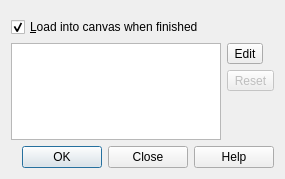
<?xml version="1.0" encoding="UTF-8"?>
<ui version="4.0">
 <class>GdalToolsDialog</class>
 <widget class="QDialog" name="GdalToolsDialog">
  <property name="geometry">
   <rect>
    <x>0</x>
    <y>0</y>
    <width>285</width>
    <height>179</height>
   </rect>
  </property>
  <property name="windowTitle">
   <string>Dialog</string>
  </property>
  <layout class="QVBoxLayout" name="verticalLayout_2">
   <item>
    <widget class="QWidget" name="controlsWidget" native="true">
     <layout class="QVBoxLayout" name="pluginLayout">
      <property name="margin">
       <number>0</number>
      </property>
     </layout>
    </widget>
   </item>
   <item>
    <widget class="QCheckBox" name="loadCheckBox">
     <property name="text">
      <string>&amp;Load into canvas when finished</string>
     </property>
     <property name="checked">
      <bool>true</bool>
     </property>
    </widget>
   </item>
   <item>
    <widget class="QWidget" name="commandWidget" native="true">
     <property name="locale">
      <locale language="English" country="UnitedStates"/>
     </property>
     <layout class="QGridLayout" name="gridLayout">
      <property name="margin">
       <number>0</number>
      </property>
      <property name="horizontalSpacing">
       <number>6</number>
      </property>
      <item row="0" column="0">
       <widget class="QPlainTextEdit" name="textEditCommand">
        <property name="minimumSize">
         <size>
          <width>0</width>
          <height>0</height>
         </size>
        </property>
        <property name="readOnly">
         <bool>true</bool>
        </property>
       </widget>
      </item>
      <item row="0" column="1">
       <layout class="QVBoxLayout" name="verticalLayout">
        <item>
         <widget class="QToolButton" name="editCmdBtn">
          <property name="toolTip">
           <string>Edit</string>
          </property>
          <property name="text">
           <string>Edit</string>
          </property>
          <property name="checkable">
           <bool>true</bool>
          </property>
         </widget>
        </item>
        <item>
         <widget class="QToolButton" name="resetCmdBtn">
          <property name="enabled">
           <bool>false</bool>
          </property>
          <property name="toolTip">
           <string>Reset</string>
          </property>
          <property name="text">
           <string>Reset</string>
          </property>
         </widget>
        </item>
        <item>
         <spacer name="verticalSpacer">
          <property name="orientation">
           <enum>Qt::Vertical</enum>
          </property>
          <property name="sizeHint" stdset="0">
           <size>
            <width>20</width>
            <height>40</height>
           </size>
          </property>
         </spacer>
        </item>
       </layout>
      </item>
     </layout>
    </widget>
   </item>
   <item>
    <widget class="QDialogButtonBox" name="buttonBox">
     <property name="orientation">
      <enum>Qt::Horizontal</enum>
     </property>
     <property name="standardButtons">
      <set>QDialogButtonBox::Close|QDialogButtonBox::Help|QDialogButtonBox::Ok</set>
     </property>
    </widget>
   </item>
  </layout>
 </widget>
 <tabstops>
  <tabstop>buttonBox</tabstop>
 </tabstops>
 <resources/>
 <connections/>
</ui>
